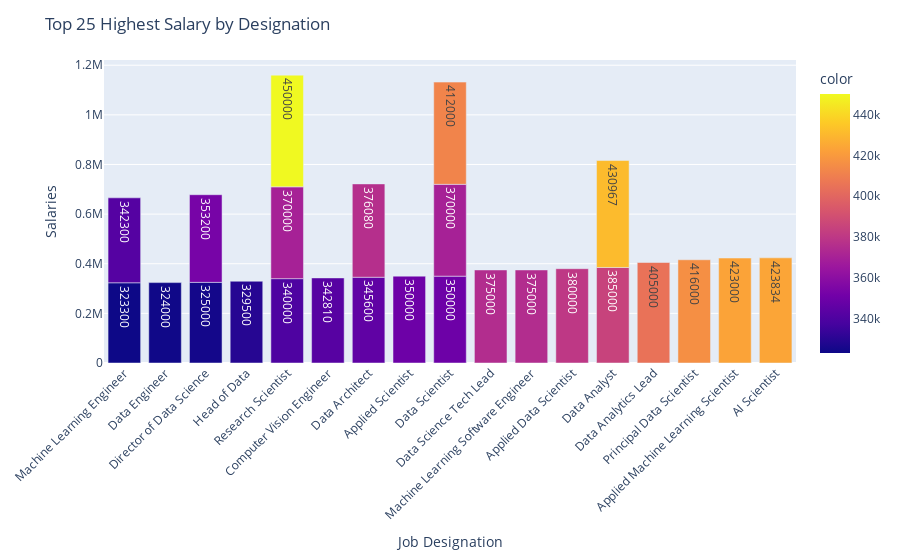

Notebook source saved alongside this figure:
### Markdown cell above
## Highest salaries based on Designation

### Code cell
salary_designation = df.groupby(['salary_in_usd', 'job_title']).size().reset_index()
salary_designation = salary_designation[-25:]
fig = px.bar(x = salary_designation['job_title'], y = salary_designation['salary_in_usd'],
            text = salary_designation['salary_in_usd'], color = salary_designation['salary_in_usd'])

fig.update_layout( xaxis_title = "Job Designation", yaxis_title = "Salaries ")
fig.update_layout(xaxis_tickangle = -45, 
                  title = 'Top 25 Highest Salary by Designation')

### Figure 1 — Plotly figure (JSON) as saved in the notebook; plotly's stock layout.template omitted (floating-point values rounded to 4 significant figures)
{"data": [{"alignmentgroup": "True", "hovertemplate": "x=%{x}<br>y=%{y}<br>text=%{text}<br>color=%{marker.color}<extra></extra>", "legendgroup": "", "marker": {"color": [323300, 324000, 325000, 329500, 340000, 342300, 342810, 345600, 350000, 350000, 353200, 370000, 370000, 375000, 375000, 376080, 380000, 385000, 405000, 412000, 416000, 423000, 423834, 430967, 450000], "coloraxis": "coloraxis", "pattern": {"shape": ""}}, "name": "", "offsetgroup": "", "orientation": "v", "showlegend": false, "text": [323300, 324000, 325000, 329500, 340000, 342300, 342810, 345600, 350000, 350000, 353200, 370000, 370000, 375000, 375000, 376080, 380000, 385000, 405000, 412000, 416000, 423000, 423834, 430967, 450000], "textposition": "auto", "type": "bar", "x": ["Machine Learning Engineer", "Data Engineer", "Director of Data Science", "Head of Data", "Research Scientist", "Machine Learning Engineer", "Computer Vision Engineer", "Data Architect", "Applied Scientist", "Data Scientist", "Director of Data Science", "Data Scientist", "Research Scientist", "Data Science Tech Lead", "Machine Learning Software Engineer", "Data Architect", "Applied Data Scientist", "Data Analyst", "Data Analytics Lead", "Data Scientist", "Principal Data Scientist", "Applied Machine Learning Scientist", "AI Scientist", "Data Analyst", "Research Scientist"], "xaxis": "x", "y": [323300, 324000, 325000, 329500, 340000, 342300, 342810, 345600, 350000, 350000, 353200, 370000, 370000, 375000, 375000, 376080, 380000, 385000, 405000, 412000, 416000, 423000, 423834, 430967, 450000], "yaxis": "y"}], "layout": {"barmode": "relative", "coloraxis": {"colorbar": {"title": {"text": "color"}}, "colorscale": [[0, "#0d0887"], [0.1111, "#46039f"], [0.2222, "#7201a8"], [0.3333, "#9c179e"], [0.4444, "#bd3786"], [0.5556, "#d8576b"], [0.6667, "#ed7953"], [0.7778, "#fb9f3a"], [0.8889, "#fdca26"], [1, "#f0f921"]]}, "legend": {"tracegroupgap": 0}, "margin": {"t": 60}, "title": {"text": "Top 25 Highest Salary by Designation"}, "xaxis": {"anchor": "y", "domain": [0, 1], "tickangle": -45, "title": {"text": "Job Designation"}}, "yaxis": {"anchor": "x", "domain": [0, 1], "title": {"text": "Salaries "}}}}
